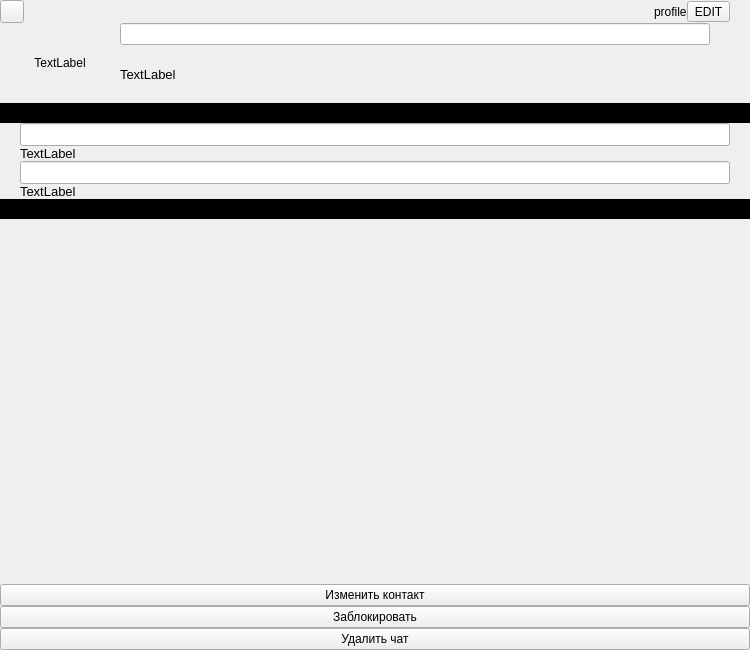
<?xml version="1.0" encoding="UTF-8"?>
<ui version="4.0">
 <class>ProfileViewWidget</class>
 <widget class="QWidget" name="ProfileViewWidget">
  <property name="geometry">
   <rect>
    <x>0</x>
    <y>0</y>
    <width>750</width>
    <height>650</height>
   </rect>
  </property>
  <property name="windowTitle">
   <string>Form</string>
  </property>
  <layout class="QVBoxLayout" name="verticalLayout">
   <property name="spacing">
    <number>0</number>
   </property>
   <property name="leftMargin">
    <number>0</number>
   </property>
   <property name="topMargin">
    <number>0</number>
   </property>
   <property name="rightMargin">
    <number>0</number>
   </property>
   <property name="bottomMargin">
    <number>0</number>
   </property>
   <item>
    <widget class="QWidget" name="headerPanel" native="true">
     <property name="sizePolicy">
      <sizepolicy hsizetype="Preferred" vsizetype="Minimum">
       <horstretch>0</horstretch>
       <verstretch>0</verstretch>
      </sizepolicy>
     </property>
     <layout class="QHBoxLayout" name="horizontalLayout">
      <property name="spacing">
       <number>0</number>
      </property>
      <property name="leftMargin">
       <number>0</number>
      </property>
      <property name="topMargin">
       <number>0</number>
      </property>
      <property name="rightMargin">
       <number>20</number>
      </property>
      <property name="bottomMargin">
       <number>0</number>
      </property>
      <item>
       <widget class="QToolButton" name="backButton">
        <property name="text">
         <string/>
        </property>
       </widget>
      </item>
      <item>
       <spacer name="horizontalSpacer">
        <property name="orientation">
         <enum>Qt::Orientation::Horizontal</enum>
        </property>
        <property name="sizeHint" stdset="0">
         <size>
          <width>40</width>
          <height>20</height>
         </size>
        </property>
       </spacer>
      </item>
      <item>
       <widget class="QLabel" name="headerLabel">
        <property name="text">
         <string>profile</string>
        </property>
       </widget>
      </item>
      <item>
       <widget class="QToolButton" name="editProfileButton">
        <property name="text">
         <string>EDIT</string>
        </property>
       </widget>
      </item>
     </layout>
    </widget>
   </item>
   <item>
    <widget class="QWidget" name="baseInfo" native="true">
     <layout class="QHBoxLayout" name="horizontalLayout_2">
      <property name="spacing">
       <number>0</number>
      </property>
      <property name="leftMargin">
       <number>20</number>
      </property>
      <property name="topMargin">
       <number>0</number>
      </property>
      <property name="rightMargin">
       <number>20</number>
      </property>
      <property name="bottomMargin">
       <number>0</number>
      </property>
      <item>
       <widget class="QLabel" name="avatarLabel">
        <property name="minimumSize">
         <size>
          <width>80</width>
          <height>80</height>
         </size>
        </property>
        <property name="maximumSize">
         <size>
          <width>80</width>
          <height>80</height>
         </size>
        </property>
        <property name="text">
         <string>TextLabel</string>
        </property>
        <property name="alignment">
         <set>Qt::AlignmentFlag::AlignCenter</set>
        </property>
       </widget>
      </item>
      <item>
       <layout class="QVBoxLayout" name="verticalLayout_2">
        <property name="spacing">
         <number>0</number>
        </property>
        <property name="leftMargin">
         <number>20</number>
        </property>
        <property name="rightMargin">
         <number>20</number>
        </property>
        <item>
         <widget class="QLineEdit" name="displayNameLabel"/>
        </item>
        <item>
         <widget class="QLabel" name="lastSeenLabel">
          <property name="font">
           <font>
            <pointsize>10</pointsize>
           </font>
          </property>
          <property name="text">
           <string>TextLabel</string>
          </property>
         </widget>
        </item>
       </layout>
      </item>
     </layout>
    </widget>
   </item>
   <item>
    <widget class="Line" name="line">
     <property name="minimumSize">
      <size>
       <width>0</width>
       <height>20</height>
      </size>
     </property>
     <property name="maximumSize">
      <size>
       <width>1000</width>
       <height>16777215</height>
      </size>
     </property>
     <property name="frameShadow">
      <enum>QFrame::Shadow::Plain</enum>
     </property>
     <property name="lineWidth">
      <number>20</number>
     </property>
     <property name="orientation">
      <enum>Qt::Orientation::Horizontal</enum>
     </property>
    </widget>
   </item>
   <item>
    <widget class="QWidget" name="infoWidget" native="true">
     <property name="sizePolicy">
      <sizepolicy hsizetype="Preferred" vsizetype="Maximum">
       <horstretch>0</horstretch>
       <verstretch>0</verstretch>
      </sizepolicy>
     </property>
     <property name="font">
      <font>
       <pointsize>10</pointsize>
      </font>
     </property>
     <layout class="QVBoxLayout" name="verticalLayout_4">
      <property name="spacing">
       <number>0</number>
      </property>
      <property name="leftMargin">
       <number>20</number>
      </property>
      <property name="topMargin">
       <number>0</number>
      </property>
      <property name="rightMargin">
       <number>20</number>
      </property>
      <property name="bottomMargin">
       <number>0</number>
      </property>
      <item>
       <widget class="QLineEdit" name="usernameLabel"/>
      </item>
      <item>
       <widget class="QLabel" name="echoUsername">
        <property name="font">
         <font>
          <pointsize>10</pointsize>
         </font>
        </property>
        <property name="text">
         <string>TextLabel</string>
        </property>
       </widget>
      </item>
      <item>
       <widget class="QLineEdit" name="aboutLabel"/>
      </item>
      <item>
       <widget class="QLabel" name="echoAbout">
        <property name="text">
         <string>TextLabel</string>
        </property>
       </widget>
      </item>
     </layout>
    </widget>
   </item>
   <item>
    <widget class="Line" name="line_2">
     <property name="minimumSize">
      <size>
       <width>0</width>
       <height>20</height>
      </size>
     </property>
     <property name="frameShadow">
      <enum>QFrame::Shadow::Plain</enum>
     </property>
     <property name="lineWidth">
      <number>20</number>
     </property>
     <property name="midLineWidth">
      <number>0</number>
     </property>
     <property name="orientation">
      <enum>Qt::Orientation::Horizontal</enum>
     </property>
    </widget>
   </item>
   <item>
    <spacer name="verticalSpacer">
     <property name="orientation">
      <enum>Qt::Orientation::Vertical</enum>
     </property>
     <property name="sizeType">
      <enum>QSizePolicy::Policy::Expanding</enum>
     </property>
     <property name="sizeHint" stdset="0">
      <size>
       <width>20</width>
       <height>40</height>
      </size>
     </property>
    </spacer>
   </item>
   <item>
    <widget class="QWidget" name="actionsPanel" native="true">
     <layout class="QVBoxLayout" name="verticalLayout_3">
      <property name="spacing">
       <number>0</number>
      </property>
      <property name="leftMargin">
       <number>0</number>
      </property>
      <property name="topMargin">
       <number>0</number>
      </property>
      <property name="rightMargin">
       <number>0</number>
      </property>
      <property name="bottomMargin">
       <number>0</number>
      </property>
      <item>
       <widget class="QPushButton" name="editContactButton">
        <property name="text">
         <string>Изменить контакт</string>
        </property>
       </widget>
      </item>
      <item>
       <widget class="QPushButton" name="blockContactButton">
        <property name="text">
         <string>Заблокировать</string>
        </property>
       </widget>
      </item>
      <item>
       <widget class="QPushButton" name="deleteChatButton">
        <property name="text">
         <string>Удалить чат</string>
        </property>
       </widget>
      </item>
     </layout>
    </widget>
   </item>
  </layout>
 </widget>
 <resources/>
 <connections/>
</ui>
